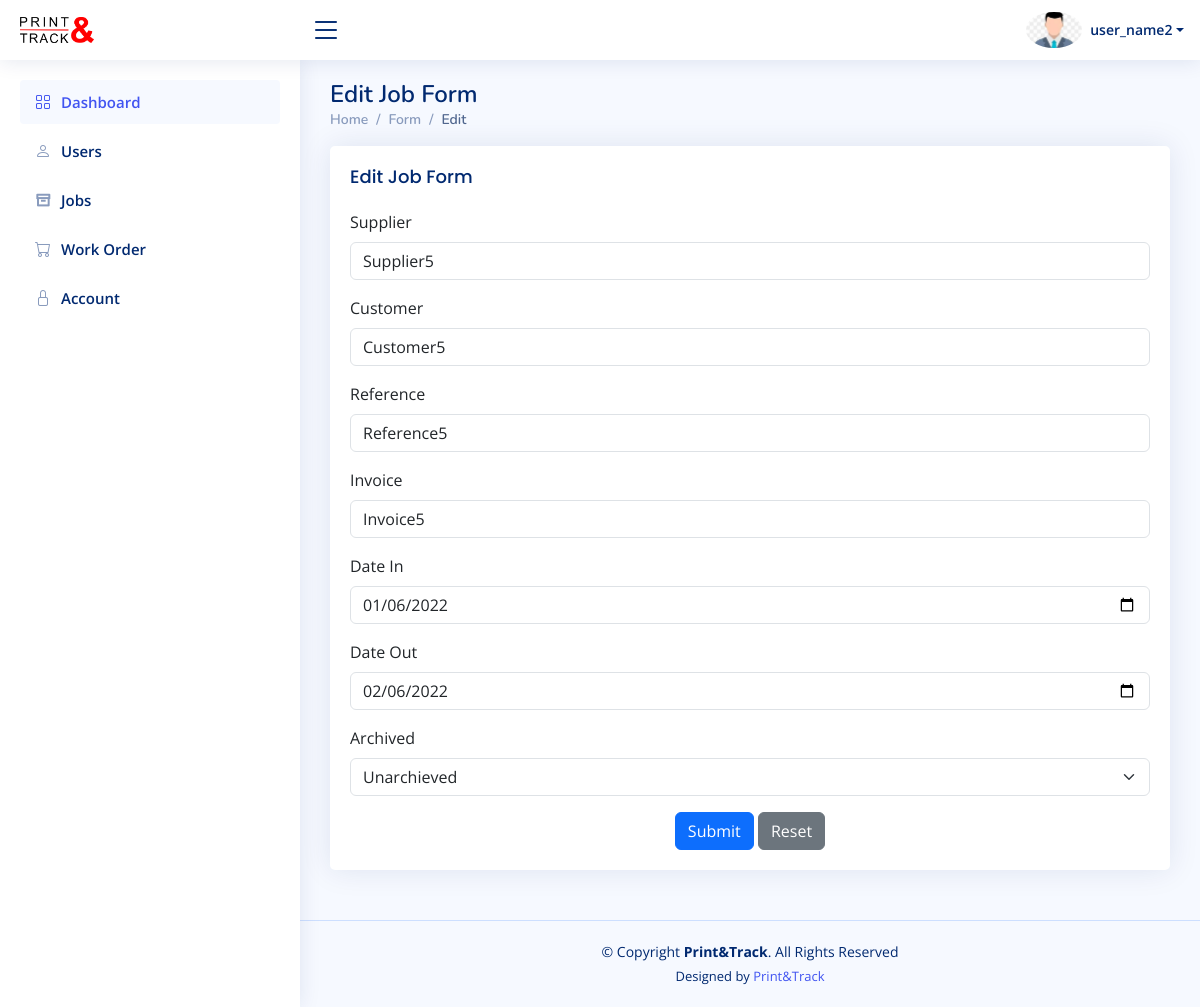
/admin/jobedit.php?id=209 (signed in), run on the app's committed database.
### tables this page shows
CREATE TABLE `jobs` (
  `job_id` int(11) NOT NULL,
  `user_id` int(11) NOT NULL,
  `supplier` varchar(255) DEFAULT NULL,
  `customer` varchar(255) DEFAULT NULL,
  `reference` varchar(255) DEFAULT NULL,
  `invoice` varchar(255) DEFAULT NULL,
  `date_in` date DEFAULT NULL,
  `date_out` date DEFAULT NULL,
  `archived` tinyint(1) DEFAULT 0
);

### admin/jobedit.php (the view, shortened to what this page needs)
<!DOCTYPE html>
<html lang="en">
<head>
  <link href="../assets/vendor/bootstrap/css/bootstrap.min.css" rel="stylesheet">
  <link href="../assets/vendor/bootstrap-icons/bootstrap-icons.css" rel="stylesheet">
  <link href="../assets/vendor/boxicons/css/boxicons.min.css" rel="stylesheet">
  <link href="../assets/vendor/quill/quill.snow.css" rel="stylesheet">
  <link href="../assets/vendor/quill/quill.bubble.css" rel="stylesheet">
  <link href="../assets/vendor/remixicon/remixicon.css" rel="stylesheet">
  <link href="../assets/vendor/simple-datatables/style.css" rel="stylesheet">
  <link href="../assets/css/style.css" rel="stylesheet">
</head>
<body>
  <?php include('header.php') ?>
  <?php include('sidebar.php') ?>
  <main id="main" class="main">
    <div class="pagetitle">
      <h1>Edit Job Form</h1>
      <nav>
        <ol class="breadcrumb">
          <li class="breadcrumb-item"><a href="dashboard.php">Home</a></li>
          <li class="breadcrumb-item">Form</li>
          <li class="breadcrumb-item active">Edit</li>
        </ol>
      </nav>
    </div>
    <section class="section">
      <div class="row">
        <div class="col-lg-12">
          <div class="card">
            <div class="card-body">
              <h5 class="card-title">Edit Job Form</h5>
              <?php
                if ($_SERVER["REQUEST_METHOD"] == "GET" && isset($_GET["id"])) {
                    include '../includes/db.php';
                    $id = $_GET["id"];
                    $sql = "SELECT * FROM jobs WHERE job_id=$id";
                    $result = $conn->query($sql);
                    $row = $result->fetch_assoc();
                }
              ?>
              <form class="row g-3" action="actions/job_edit_action.php" method="POST">
                <div class="col-12">
                  <label for="inputNanme4" class="form-label">Supplier</label>
                  <input type="text" class="form-control" name="supplier" value="<?php echo isset($row) ? $row['supplier'] : ''; ?>">
                </div>
                <div class="col-12">
                  <label for="inputEmail4" class="form-label">Customer</label>
                  <input type="text" class="form-control" name="customer" value="<?php echo isset($row) ? $row['customer'] : ''; ?>">
                </div>
                <div class="col-12">
                  <label for="inputPassword4" class="form-label">Reference</label>
                  <input type="text" class="form-control" name="reference" value="<?php echo isset($row) ? $row['reference'] : ''; ?>">
                </div>
                <div class="col-12">
                  <label for="inputPassword4" class="form-label">Invoice</label>
                  <input type="text" class="form-control" name="invoice" value="<?php echo isset($row) ? $row['invoice'] : ''; ?>">
                </div>
                <div class="col-12">
                  <label for="inputPassword4" class="form-label">Date In</label>
                  <input type="date" class="form-control" name="dateIn" value="<?php echo isset($row) ? $row['date_in'] : ''; ?>">
                </div>
                <div class="col-12">
                  <label for="inputPassword4" class="form-label">Date Out</label>
                  <input type="date" class="form-control" name="dateOut" value="<?php echo isset($row) ? $row['date_out'] : ''; ?>">
                </div>
                <div class="col-12">
                  <label for="inputAddress" class="form-label">Archived</label>
                  <select class="form-select" name="archived" aria-label="Floating label select example">
                        <option value="1" <?php if (isset($row) && $row['archived'] == 1) { echo 'selected'; } ?>>Unarchieved</option>
                      </select>
                </div>
                <div class="text-center">
                  <button type="submit" class="btn btn-primary" name="update">Submit</button>
                  <button type="reset" class="btn btn-secondary">Reset</button>
                </div>
              </form>
            </div>
          </div>
        </div>
      </div>
    </section>
  </main>
  <?php include('footer.php') ?>
</body>
</html>

### assets/css/style.css (style rules this page uses)
:root { scroll-behavior: smooth; }
body { font-family: "Open Sans", sans-serif; background: #f6f9ff; color: #444444; }
a { color: #4154f1; text-decoration: none; }
h1, h2, h3, h4, h5, h6 { font-family: "Nunito", sans-serif; }
#main { margin-top: 60px; padding: 20px 30px; transition: all 0.3s; }
.pagetitle { margin-bottom: 10px; }
.pagetitle h1 { font-size: 24px; margin-bottom: 0; font-weight: 600; color: #012970; }
.card { margin-bottom: 30px; border: none; border-radius: 5px; box-shadow: 0px 0 30px rgba(1, 41, 112, 0.1); }
.card-title { padding: 20px 0 15px 0; font-size: 18px; font-weight: 500; color: #012970; font-family: "Poppins", sans-serif; }
.card-body { padding: 0 20px 20px 20px; }
.breadcrumb { font-size: 14px; font-family: "Nunito", sans-serif; color: #899bbd; font-weight: 600; }
.breadcrumb a { color: #899bbd; transition: 0.3s; }
.breadcrumb .breadcrumb-item::before { color: #899bbd; }
.breadcrumb .active { color: #51678f; font-weight: 600; }
@media (min-width: 1200px) { #main, #footer { margin-left: 300px; } }

### data on the page
jobs: supplier "Supplier5", customer "Customer5", reference "Reference5", invoice "Invoice5", dateIn "01/06/2022", dateOut "02/06/2022", archived "Unarchieved"

### other printed values
$_SESSION['username'] "user_name2"
